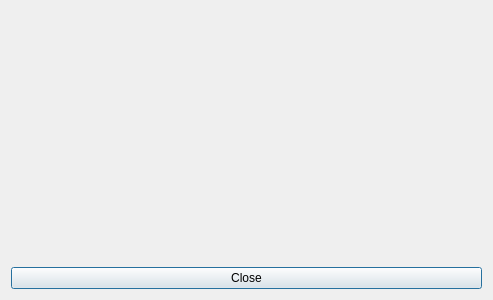
<?xml version="1.0" encoding="UTF-8"?>
<ui version="4.0">
 <class>sourcedialog</class>
 <widget class="QDialog" name="sourcedialog">
  <property name="geometry">
   <rect>
    <x>0</x>
    <y>0</y>
    <width>493</width>
    <height>300</height>
   </rect>
  </property>
  <property name="sizePolicy">
   <sizepolicy hsizetype="Fixed" vsizetype="Fixed">
    <horstretch>0</horstretch>
    <verstretch>0</verstretch>
   </sizepolicy>
  </property>
  <property name="minimumSize">
   <size>
    <width>0</width>
    <height>0</height>
   </size>
  </property>
  <property name="maximumSize">
   <size>
    <width>9000</width>
    <height>9000</height>
   </size>
  </property>
  <property name="windowTitle">
   <string>Sources</string>
  </property>
  <property name="windowIcon">
   <iconset resource="../res/pack1.qrc">
    <normaloff>:/pack1/iconabout.png</normaloff>:/pack1/iconabout.png</iconset>
  </property>
  <layout class="QGridLayout" name="gridLayout_2">
   <item row="0" column="0">
    <layout class="QGridLayout" name="gridLayout">
     <item row="0" column="0">
      <layout class="QHBoxLayout" name="horizontalLayout">
       <property name="leftMargin">
        <number>10</number>
       </property>
       <property name="topMargin">
        <number>0</number>
       </property>
       <property name="rightMargin">
        <number>10</number>
       </property>
       <item>
        <widget class="QLabel" name="label">
         <property name="sizePolicy">
          <sizepolicy hsizetype="Ignored" vsizetype="Ignored">
           <horstretch>0</horstretch>
           <verstretch>0</verstretch>
          </sizepolicy>
         </property>
         <property name="text">
          <string/>
         </property>
         <property name="pixmap">
          <pixmap resource="../res/pack2.qrc">:/pack2/qt.png</pixmap>
         </property>
         <property name="scaledContents">
          <bool>true</bool>
         </property>
         <property name="margin">
          <number>10</number>
         </property>
        </widget>
       </item>
       <item>
        <widget class="QLabel" name="label_4">
         <property name="sizePolicy">
          <sizepolicy hsizetype="Ignored" vsizetype="Ignored">
           <horstretch>0</horstretch>
           <verstretch>0</verstretch>
          </sizepolicy>
         </property>
         <property name="text">
          <string/>
         </property>
         <property name="pixmap">
          <pixmap resource="../res/pack2.qrc">:/pack2/qtc.png</pixmap>
         </property>
         <property name="scaledContents">
          <bool>true</bool>
         </property>
         <property name="margin">
          <number>14</number>
         </property>
        </widget>
       </item>
       <item>
        <widget class="QLabel" name="label_8">
         <property name="sizePolicy">
          <sizepolicy hsizetype="Ignored" vsizetype="Ignored">
           <horstretch>0</horstretch>
           <verstretch>0</verstretch>
          </sizepolicy>
         </property>
         <property name="text">
          <string/>
         </property>
         <property name="pixmap">
          <pixmap resource="../res/pack2.qrc">:/pack2/gh.png</pixmap>
         </property>
         <property name="scaledContents">
          <bool>true</bool>
         </property>
         <property name="margin">
          <number>9</number>
         </property>
        </widget>
       </item>
       <item>
        <widget class="QLabel" name="label_2">
         <property name="sizePolicy">
          <sizepolicy hsizetype="Ignored" vsizetype="Ignored">
           <horstretch>0</horstretch>
           <verstretch>0</verstretch>
          </sizepolicy>
         </property>
         <property name="text">
          <string/>
         </property>
         <property name="pixmap">
          <pixmap resource="../res/pack2.qrc">:/pack2/wd.png</pixmap>
         </property>
         <property name="scaledContents">
          <bool>true</bool>
         </property>
         <property name="margin">
          <number>10</number>
         </property>
        </widget>
       </item>
      </layout>
     </item>
     <item row="2" column="0">
      <widget class="QPushButton" name="pushButton">
       <property name="text">
        <string>Close</string>
       </property>
      </widget>
     </item>
     <item row="1" column="0">
      <layout class="QHBoxLayout" name="horizontalLayout_2">
       <property name="spacing">
        <number>10</number>
       </property>
       <property name="leftMargin">
        <number>10</number>
       </property>
       <property name="topMargin">
        <number>0</number>
       </property>
       <property name="rightMargin">
        <number>10</number>
       </property>
       <property name="bottomMargin">
        <number>10</number>
       </property>
       <item>
        <widget class="QLabel" name="label_5">
         <property name="sizePolicy">
          <sizepolicy hsizetype="Ignored" vsizetype="Ignored">
           <horstretch>0</horstretch>
           <verstretch>0</verstretch>
          </sizepolicy>
         </property>
         <property name="text">
          <string/>
         </property>
         <property name="pixmap">
          <pixmap resource="../res/pack2.qrc">:/pack2/so.png</pixmap>
         </property>
         <property name="scaledContents">
          <bool>true</bool>
         </property>
         <property name="margin">
          <number>0</number>
         </property>
        </widget>
       </item>
       <item>
        <widget class="QLabel" name="label_3">
         <property name="sizePolicy">
          <sizepolicy hsizetype="Ignored" vsizetype="Ignored">
           <horstretch>0</horstretch>
           <verstretch>0</verstretch>
          </sizepolicy>
         </property>
         <property name="text">
          <string/>
         </property>
         <property name="pixmap">
          <pixmap resource="../res/pack2.qrc">:/pack2/yt.png</pixmap>
         </property>
         <property name="scaledContents">
          <bool>true</bool>
         </property>
         <property name="margin">
          <number>7</number>
         </property>
        </widget>
       </item>
       <item>
        <widget class="QLabel" name="label_6">
         <property name="sizePolicy">
          <sizepolicy hsizetype="Ignored" vsizetype="Ignored">
           <horstretch>0</horstretch>
           <verstretch>0</verstretch>
          </sizepolicy>
         </property>
         <property name="text">
          <string/>
         </property>
         <property name="pixmap">
          <pixmap resource="../res/pack2.qrc">:/pack2/dc.png</pixmap>
         </property>
         <property name="scaledContents">
          <bool>true</bool>
         </property>
         <property name="margin">
          <number>0</number>
         </property>
        </widget>
       </item>
       <item>
        <widget class="QLabel" name="label_7">
         <property name="sizePolicy">
          <sizepolicy hsizetype="Ignored" vsizetype="Ignored">
           <horstretch>0</horstretch>
           <verstretch>0</verstretch>
          </sizepolicy>
         </property>
         <property name="text">
          <string/>
         </property>
         <property name="pixmap">
          <pixmap resource="../res/pack2.qrc">:/pack2/lc.png</pixmap>
         </property>
         <property name="scaledContents">
          <bool>true</bool>
         </property>
         <property name="margin">
          <number>9</number>
         </property>
        </widget>
       </item>
      </layout>
     </item>
    </layout>
   </item>
  </layout>
 </widget>
 <resources>
  <include location="../res/pack2.qrc"/>
  <include location="../res/pack1.qrc"/>
 </resources>
 <connections/>
</ui>
